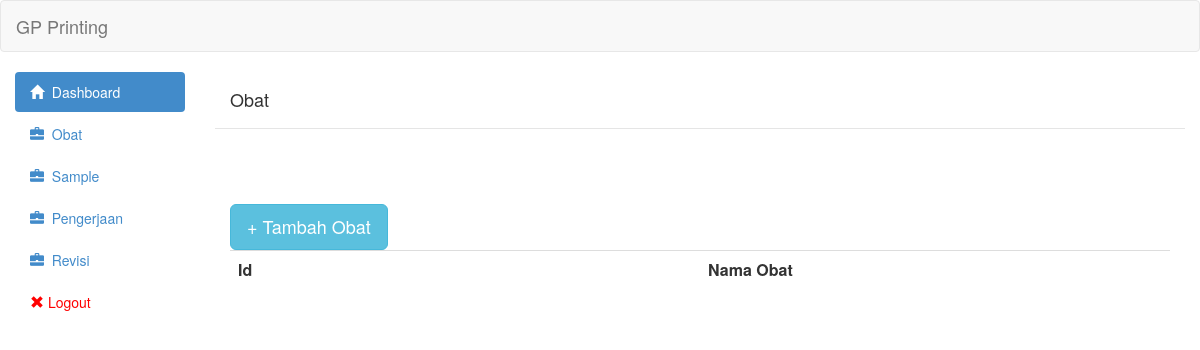
The app's page /view/obat.php (signed in), older data.
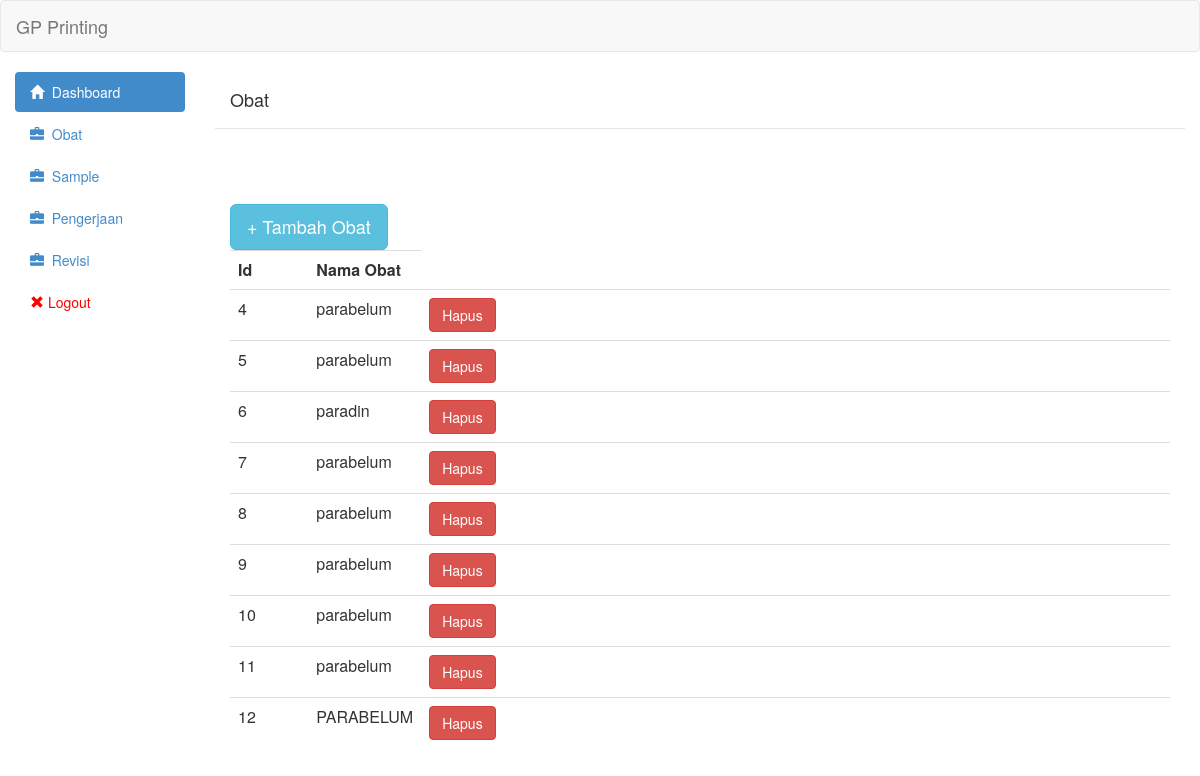
The same page, newer data.
### tables this page shows
CREATE TABLE `obat` (
  `id` int(11) NOT NULL,
  `nama_obat` varchar(255) NOT NULL,
  `kilo` decimal(10,3) NOT NULL,
  `harga_beli` int(11) NOT NULL,
  `harga_jual` int(11) NOT NULL
);

### controller/obat/obat_show.php (the view, shortened to what this page needs)
<?php
	include('../controller/config/linken.php');
	include('../controller/config/asset.php');
	$queryGetObat = "SELECT * from Obat";
	$resultGetObat = mysqli_query($link,$queryGetObat) or die(mysqli_error($link));
	 echo "<table class='table table-hover'><tr>
                        <th class='col-md-1'>Id</th>
                        <th class='col-md-1'>Nama Obat</th>
                        </tr>";
	while($row = mysqli_fetch_assoc($resultGetObat)){
	?>
                            <tr onclick='AjaxGetDetailObat(<?php echo $row["id"]?>)'>
								<td><?php echo $row['id']?></td>
                                <td><?php echo $row['nama_obat']?></td>
								<td>
                                <a class='btn btn-danger' href='controller/Obat/Obat_delete.php?id="<?php echo $row["id"];?>"'>Hapus</a></td>
                            </tr>
<?php
	}
	echo "</table>"
	?>

### controller/config/asset.php (shortened to what this page needs)
<?php
 echo '
   <script
			  src="https://code.jquery.com/jquery-3.4.1.js"
>
	</script>
        <script src="//code.jquery.com/ui/1.11.1/jquery-ui.js"></script>
        <link rel="stylesheet" type="text/css" href="http://ajax.googleapis.com/ajax/libs/jqueryui/1.8/themes/base/jquery-ui.css" />
	<script type="text/javascript" src="assets/js/bootstrap.js"></script>
	<link rel="stylesheet" type="text/css" href="assets/css/bootstrap.css">
	';
?>

### view/header.php (shortened to what this page needs)
<?php
$path = $_SERVER['DOCUMENT_ROOT'].'/gp-printing';
include($path.'/controller/config/asset.php');
?>
<!DOCTYPE html>
<html>
<body>
		<div class="navbar navbar-default">
		<div class="container-fluid">
			<div class="navbar-header">
				<a href="#" class="navbar-brand">GP Printing</a>
			</div>
		</div>
	</div>
<div class="col-md-2">
		<ul class="nav nav-pills nav-stacked">
			<li class="active"><a href="index.php"><span class="glyphicon glyphicon-home"></span>&nbsp;&nbsp;Dashboard</a></li>
            <li><a href="view/obat.php"><span class="glyphicon glyphicon-briefcase"></span>&nbsp;&nbsp;Obat</a></li>
			<li><a href="view/sample.php"><span class="glyphicon glyphicon-briefcase"></span>&nbsp;&nbsp;Sample</a></li>
			<li><a href="view/pengerjaan.php"><span class="glyphicon glyphicon-briefcase"></span>&nbsp;&nbsp;Pengerjaan</a></li>
            <li><a href="view/revisi.php"><span class="glyphicon glyphicon-briefcase"></span>&nbsp;&nbsp;Revisi</a></li>
            <li><a style="color:red;" href="controller/login/logout.php"><span class="glyphicon glyphicon-remove"></span >  Logout</a></li>
		</ul>
	</div>
	<div class="col-md-10">
</body>
</html>

### view/obat.php (shortened to what this page needs)
<?php
include('header.php');
include('../controller/config/asset.php');
?>
<div class="modal-header">
    <h4 class="modal-title">Obat</h4>
</div>
<div class="modal-body">
   <br />
   <br />
   <br>
<button type="button" class="btn btn-info btn-lg" data-toggle="modal" data-target="#myModal">+ Tambah Obat</button>
<?php
	include '../controller/obat/obat_show.php';
?>

Row changes from the older to the newer data that the page shows:
added obat: id "4", nama_obat "parabelum"
added obat: id "5", nama_obat "parabelum"
added obat: id "6", nama_obat "paradin"
added obat: id "7", nama_obat "parabelum"
added obat: id "8", nama_obat "parabelum"
added obat: id "9", nama_obat "parabelum"
added obat: id "10", nama_obat "parabelum"
added obat: id "11", nama_obat "parabelum"
added obat: id "12", nama_obat "PARABELUM"
